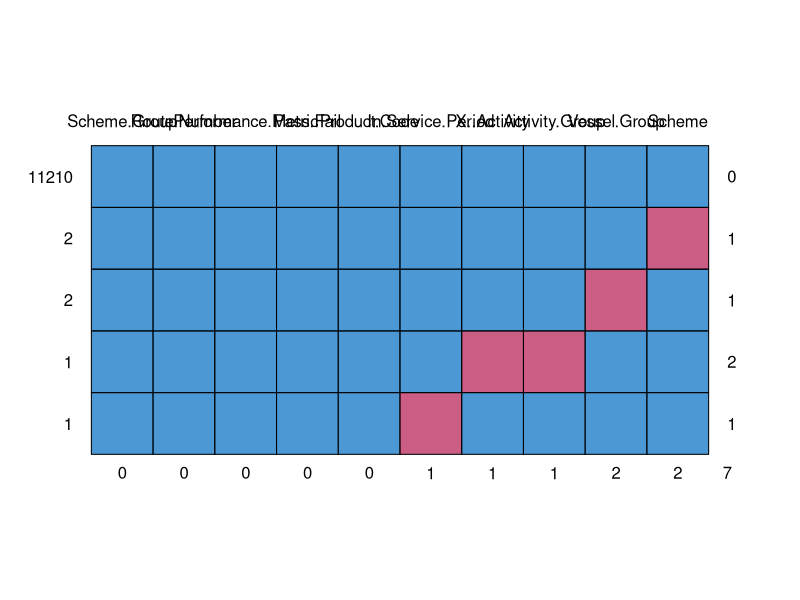
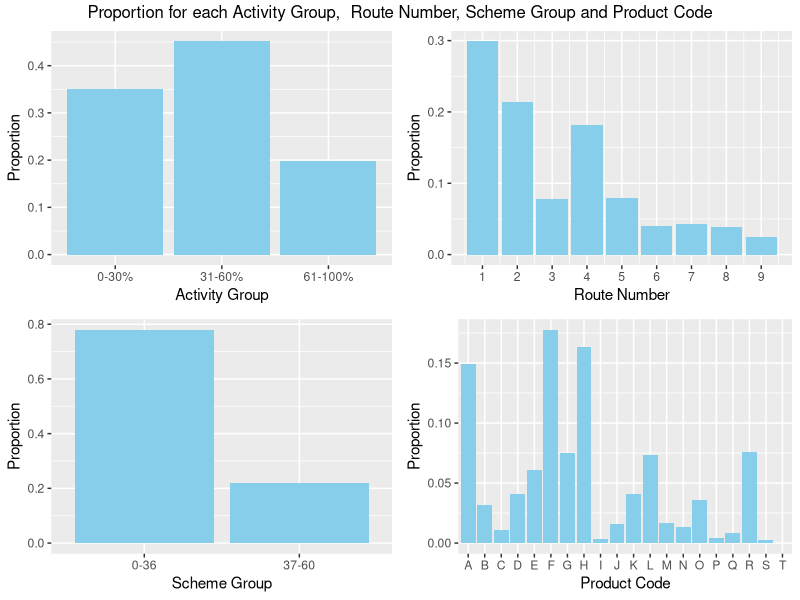
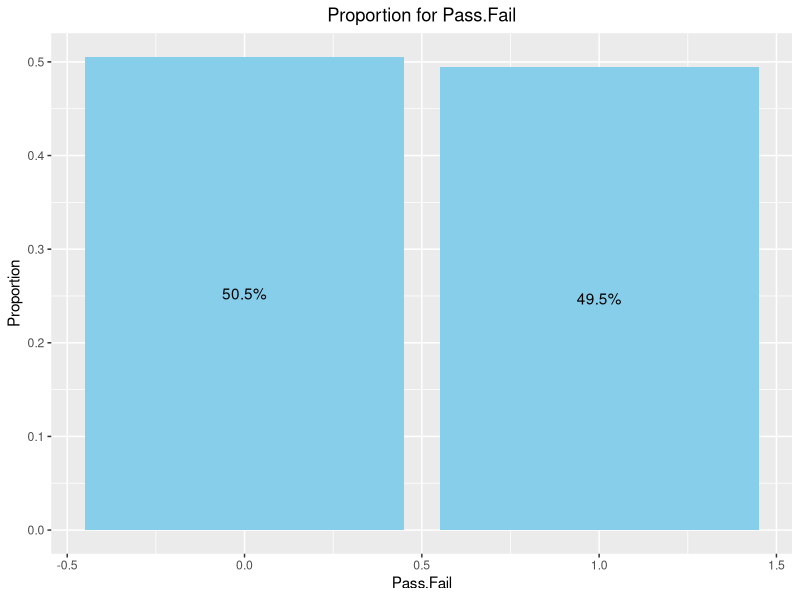
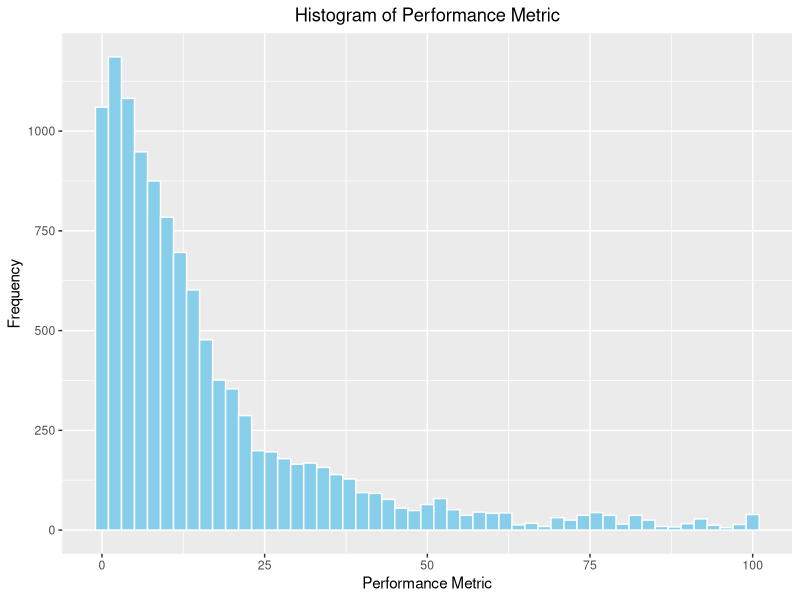
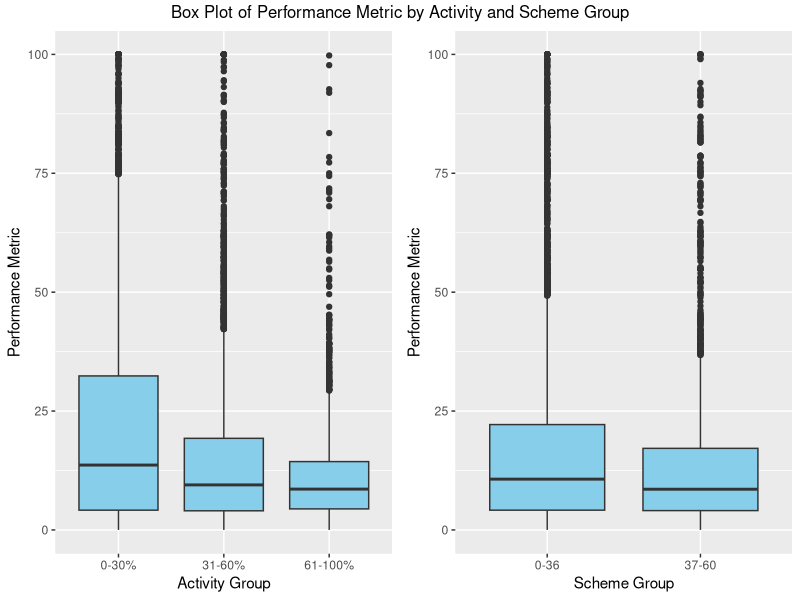
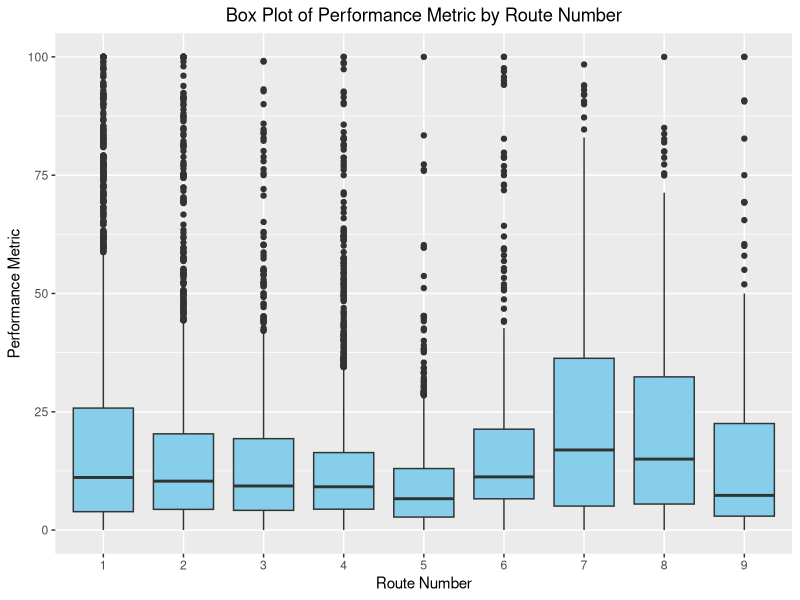
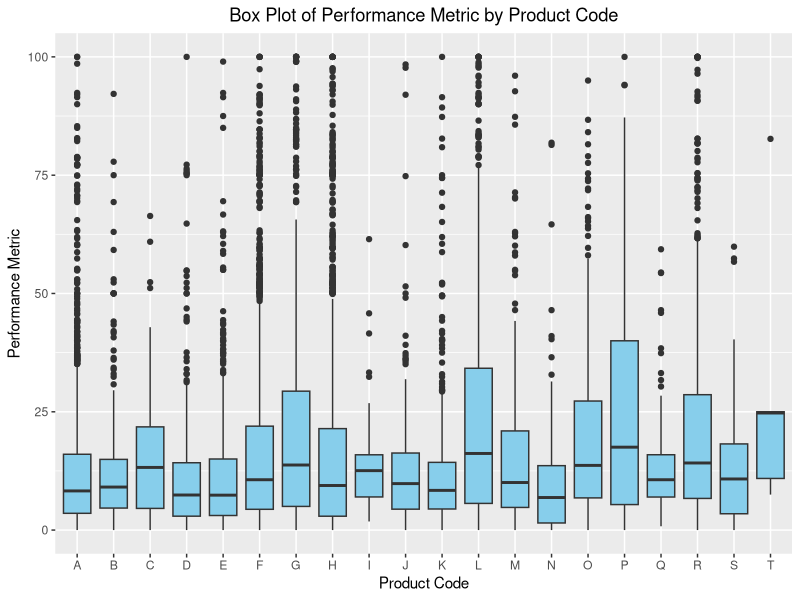
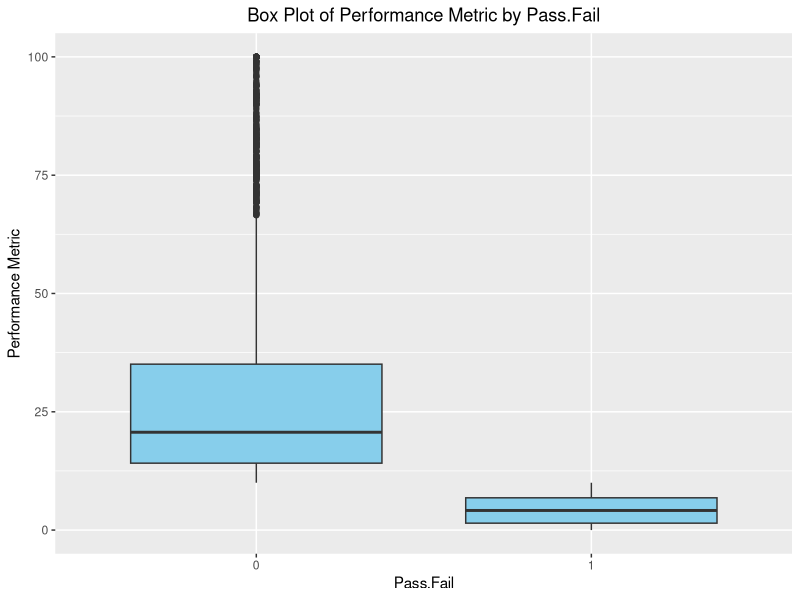

Write the R code that produced these figures, in order. (Note: a time limit stopped this script after it produced the figures.)
## ---- chunk 1
# read the raw data 
# (the data file should locate in the same folder with this code file)
data <- read.csv("RAWdataforEdinburghMasters1.csv")
## ---- chunk 2
# Displays a overview of the dataset's structure, including variable types, sample values, unique levels, and any missing data.
str(data)
## ---- chunk 3
require(mice)

# Generate a missing data pattern plot for specific columns in the dataset, highlighting the presence of missing values across selected variables
md.pattern(data[c('Vessel.Group','Scheme','Scheme.Group','In.Service.Period',
                  'Route.Number','X..Activity','Activity.Group','Performance.Metric','Pass.Fail','Product.Code')])
## ---- chunk 4
# Extract the complete cases for analysis
data <-  cc(data)
# unique(data$Activity.Group)

# Convert the type of the Activity.Group as the factor with increasing order level
data$Activity.Group <- factor(data$Activity.Group, levels=c("0-30%", "31-60%", "61-100%"))

## ---- chunk 5
library(dplyr)

# Remove inconsistent row
# Scheme & Scheme.Group
data <- subset(data, (Scheme >= 0 & Scheme <= 36 & Scheme.Group == "0-36") |
                     (Scheme >= 37 & Scheme <= 60 & Scheme.Group == "37-60"))


# X..Activity & Activity.Group
data <- subset(data, (X..Activity >= 0 & X..Activity <= 30 & Activity.Group == "0-30%") |
                     (X..Activity > 30 & X..Activity <= 60 & Activity.Group == "31-60%") |
                     (X..Activity > 60 & Activity.Group == "61-100%"))
# only select out the column we will use later
data <- data %>% select(-c(X,Unique.Identifier,X..Activity)) # Scheme
## ---- chunk 6
library(ggplot2)
library(gridExtra)

# Description: This function calculates the proportion of occurrences for unique values in the specified column.
# Input:
#   - data: The dataset containing the relevant data.
#   - colname: The name of the column for which the proportion needs to be calculated.
# Output: A summarized dataframe with unique values and their corresponding proportions.
# Usage example: proportion(data, Activity.Group)
proportion <- function(data,colname){
  # Group the data by the specified column and calculate the proportion of each unique value
  prop_df <- data %>%
    group_by({{ colname }}) %>%
    summarise(Proportion = n() / nrow(data))
  return(prop_df)
}


# visualize the proportions of each 'Activity Group' category 
AG_prop <- ggplot(proportion(data, Activity.Group), 
       aes(x = Activity.Group, y = Proportion, fill = Activity.Group)) +
  geom_bar(stat = "identity", fill ="skyblue") +
  labs(x = "Activity Group",
       y = "Proportion")

# visualize the proportions of each 'Route Number' category 
RN_prop <- ggplot(proportion(data, Route.Number), 
       aes(x = Route.Number, y = Proportion, fill = Route.Number)) +
  geom_bar(stat = "identity", fill ="skyblue") +
  labs(x = "Route Number",
       y = "Proportion") +
  scale_x_continuous(breaks = 1:9)
# grid.arrange(AG_prop, RN_prop, ncol = 2)

# visualize the proportions of each 'Product Code' category 
product_prop <- ggplot(proportion(data, Product.Code), 
       aes(x = Product.Code, y = Proportion, fill = Product.Code)) +
  geom_bar(stat = "identity", fill ="skyblue") +
  labs(x = "Product Code",
       y = "Proportion") +
  scale_x_discrete(labels = toupper(unique(data$Product.Code)[order(unique(data$Product.Code))]))
 
# visualize the proportions of each 'Scheme Group' category 
SG_prop <- ggplot(proportion(data, Scheme.Group), 
       aes(x = Scheme.Group, y = Proportion, fill = Scheme.Group)) +
  geom_bar(stat = "identity", fill ="skyblue") +
  labs(x = "Scheme Group",
       y = "Proportion")
# grid.arrange(product_prop, SG_prop, ncol = 2)


# Arrange the 4 plots in a 2-column grid layout for comparison
grid.arrange(AG_prop, RN_prop, SG_prop, product_prop, ncol = 2, top = "Proportion for each Activity Group,  Route Number, Scheme Group and Product Code")

# ggplot(data, aes(x = Route.Number)) +
#   geom_bar(stat = "count", fill = "blue") +
#   labs(title = "Proportion of Data Records for Each Activity Group",
#        x = "Activity Group",
#        y = "Count")


# visualize the proportions of each 'Pass.Fail' category 
ggplot(proportion(data, Pass.Fail), 
       aes(x = Pass.Fail, y = Proportion, fill = Pass.Fail)) +
  geom_bar(stat = "identity", fill = "skyblue") +
  geom_text(aes(label = scales::percent(Proportion)), 
            position = position_stack(vjust = 0.5), color = "black") +
  labs(x = "Pass.Fail",
       y = "Proportion") +
  ggtitle("Proportion for Pass.Fail") +
  theme(plot.title = element_text(hjust = 0.5)) 


## ---- chunk 7
# visualize the distribution of 'Performance.Metric' values.
ggplot(data, aes(x = Performance.Metric)) +
  geom_histogram(binwidth = 2, fill = "skyblue", color = "white") +
  labs(x = "Performance Metric", y = "Frequency", title = "Histogram of Performance Metric") +
  theme(plot.title = element_text(hjust = 0.5)) 
## ---- chunk 8
# Box Plot of Performance Metric by Activity Group
PM_AG <- ggplot(data, aes(x = Activity.Group, y = Performance.Metric)) +
  geom_boxplot(fill = "skyblue") +
  labs(x = "Activity Group",
       y = "Performance Metric")


# Box Plot of Performance Metric by Scheme Group
PM_SG <- ggplot(data, aes(x = Scheme.Group, y = Performance.Metric)) +
  geom_boxplot(fill = "skyblue") +
  labs(x = "Scheme Group",
       y = "Performance Metric")

grid.arrange(PM_AG, PM_SG, ncol = 2, top = "Box Plot of Performance Metric by Activity and Scheme Group")


# Box Plot of Performance Metric by Route Number
ggplot(data, aes(x = as.factor(Route.Number), y = Performance.Metric)) +
  geom_boxplot(fill = "skyblue") +
  labs(title = "Box Plot of Performance Metric by Route Number",
       x = "Route Number",
       y = "Performance Metric") +
  theme(plot.title = element_text(hjust = 0.5)) 


# Box Plot of Performance Metric by Product Code
ggplot(data, aes(x = toupper(Product.Code), y = Performance.Metric)) +
  geom_boxplot(fill = "skyblue") +
  labs(title = "Box Plot of Performance Metric by Product Code",
       x = "Product Code",
       y = "Performance Metric") +
  theme(plot.title = element_text(hjust = 0.5)) 

# Box Plot of Performance Metric by Pass.Fail
ggplot(data, aes(x = as.factor(Pass.Fail), y = Performance.Metric)) +
  geom_boxplot(fill = "skyblue") +
  labs(title = "Box Plot of Performance Metric by Pass.Fail",
       x = "Pass.Fail",
       y = "Performance Metric") +
  theme(plot.title = element_text(hjust = 0.5)) 


## ---- chunk 9
# Description: This function calculates the count of data points for each combination 
#              of specified columns in a given dataframe. It provides a way to summarize 
#              and aggregate data based on the specified column combinations. 

# Inputs:
#   - data: A dataframe containing all data points.
#   - full_combinations: A dataframe containing all the combinations across all 
#                        the variable you want to do the grouping for.

# Output:
#   A dataframe with columns representing the specified combinations of columns 
#   and their corresponding counts.

grouped_counting <- function(data, full_combinations){
  # Group the data by the columns of full_combinations and calculate the count for each group
  counting_df <- data %>%
    group_by(across(colnames(full_combinations))) %>%
    summarise(count = n(), .groups = "drop")

  # Merge the counting information for existing combinations into the full combination table
  counting_df <- left_join(full_combinations, counting_df,
                           by=c(colnames(full_combinations)))
  
  # Replace NA values (representing non-existing combinations) with 0 count
  counting_df[which(is.na(counting_df$count)), "count"] <- 0
  
  return(counting_df)
}
## ---- chunk 10

# Create a table with all combinations of 20 products, 9 routes and 3 activity groups 
full_combinations1 <- expand.grid(Product.Code = unique(data$Product.Code),
                                  Route.Number = unique(data$Route.Number),
                                  Activity.Group = unique(data$Activity.Group))

# count the occurrence of each unqiue combination in the dataset
grouped_counts1 <- grouped_counting(data, full_combinations1)

## ---- chunk 11
# Impute data based on activity group
# 
# Description: This function performs data imputation to fill in missing information 
#              for the specified activity group. The purpose is to impute positive data 
#              from lower activity groups when data is missing for higher activity groups
#              within the same (product, route) combination.
#
# Inputs:
#   - data: The dataset containing related data.
#   - product: The code representing the product.
#   - route: The route number.
#   - activity_group: The activity group for which data needs to be imputed.
#
# Output:
#   - imputed_df: A data frame containing imputed data for the specified activity group,
#                 based on positive data from lower activity groups.
#
# Note:
#   - The function assumes that the input dataset 'data' has columns named 'Route.Number',
#     'Product.Code', 'Activity.Group', 'Pass.Fail', 'Vessel.Group', and 'Scheme.Group'.
#   - The function performs data imputation by utilizing positive results from lower activity groups.
#   - If there are existing positive results for the specified activity group, those are also included.
#   - The function ensures that duplicated or redundant data is not included in the imputed data.
#
# Example usage:
#   imputed_data <- by_activity(dataset, "a", 1, "61-100%")

by_activity <- function(data, product, route, activity_group){
  imputed_df <- data.frame()
  
  if (activity_group == "31-60%"){
    # for 31-60% activity group impute positive data from 0-30% activity group with the same 
    # (product, route, activity_group)
    imputed_df <- subset(data, Route.Number == route & 
                               Product.Code == product & 
                               Activity.Group == "0-30%" & 
                               Pass.Fail == 1)
  }
  
  if (activity_group == "61-100%"){
    # for 61-100% activity group impute positive data from 31-60% activity group with the same 
    # (product, route, activity_group)
    imputed_df <- subset(data, Route.Number == route & 
                               Product.Code == product & 
                               Activity.Group == "31-60%" & 
                               Pass.Fail == 1)
  } 
  # existing positive data for current (Route.Number, Product.Code, Activity.Group)
  existing_data <- subset(data, Route.Number == route & 
                                Product.Code == product & 
                                Activity.Group == activity_group & 
                                Pass.Fail == 1)
  
  # if there are positive results from the lower activity group,
  # use these data for the imputed data for current activity group by changing the Activity.Group
  if (nrow(imputed_df) != 0) {
    # read up the imputed data to current Activity.Group
    imputed_df["Activity.Group"] <- activity_group
    if (nrow(existing_data) != 0) {
      
      # only do the imputation for the not existing combination
      # remove all already existing data from the imputed dataframe
      imputed_df <- anti_join(imputed_df, existing_data, 
                              by = c("Vessel.Group", "Route.Number", "Activity.Group",
                                     "Product.Code", "Scheme.Group"))
    }
  }
  return (imputed_df)
}


## ---- chunk 12
# for activity group == 31-60% & 61-100%
AG23 <- subset(grouped_counts1, count < 10 & (Activity.Group == "31-60%" | Activity.Group == "61-100%"))

# Do the imputation by activity 
imputed_by_activity <- data.frame()
for (i in 1:nrow(AG23)){
  imputed_df <- by_activity(data, 
                            AG23$Product.Code[i], AG23$Route.Number[i], AG23$Activity.Group[i])
  
  imputed_by_activity <- rbind(imputed_by_activity, imputed_df)
}


# combine the imputed values with original data
data1 <- rbind(data, imputed_by_activity)
data1;imputed_by_activity
## ---- chunk 13
# Create a table with all combinations of 20 products, 9 routes, 3 activity groups and 2 Scheme Groups
full_combinations2 <- expand.grid(Product.Code = unique(data$Product.Code),
                                  Route.Number = unique(data$Route.Number),
                                  Activity.Group = unique(data$Activity.Group),
                                  Scheme.Group = unique(data$Scheme.Group))
# do the counting for all unique combinations (Product.Code, Route.Number, Activity.Group, Scheme.Group)
grouped_counts2 <- grouped_counting(data1, full_combinations2)

# by time can only be applied to 37-60 scheme group
by_time_groups_37_60 <- subset(grouped_counts2, count < 10 & Scheme.Group == "37-60")
by_time_groups_37_60
## ---- chunk 14
# Filter data for "Scheme.Group" 0-36
SG1 <- subset(data1, Scheme.Group == "0-36") #& Pass.Fail == 1

# Filter data for "Scheme.Group" 37-60
SG2 <- subset(data1, Scheme.Group == "37-60") # & Pass.Fail == 1

training_data <- inner_join(SG1,SG2, 
          by = c("Vessel.Group","In.Service.Period","Route.Number","Activity.Group","Product.Code"))

hist(log(training_data$Performance.Metric.y))
plot(training_data$Performance.Metric.y, training_data$Performance.Metric.x)
## check
# subset(training_data,Vessel.Group == "Bulker"& In.Service.Period == 34 & 
#          Route.Number == 4 &Activity.Group =="31-60%" &Product.Code=="o")

# linear model for imputation by time
lm_time <- lm(Performance.Metric.y ~ Vessel.Group + In.Service.Period + Route.Number + 
                                     Activity.Group + Product.Code + Performance.Metric.x,
              data = training_data)
summary(lm_time)
# model checking
par(mfrow=c(2,2))
plot(lm_time, 1); plot(lm_time, 2); plot(lm_time, 3); plot(lm_time, 4)

by_time1 <- function(data, product, route, activity_group, lm_model){
  
  
  imputed_df <- data.frame()
  # only can do the inference for the product existing in the training dataset
  if (product %in% unique(training_data$Product.Code)){
    # filter out Scheme.Group == "0-36" data for current (product, route, activity group)
    new_data <- subset(data, Scheme.Group == "0-36" &
                             Product.Code == product & 
                             Route.Number == route &
                             Activity.Group == activity_group &
                             Vessel.Group %in% unique(training_data$Vessel.Group))
    if (nrow(new_data) != 0){
      # change the name of new dataframe with the same format with the linear model
      names(new_data)[names(new_data) == "Performance.Metric"] <- "Performance.Metric.x"
      
      # make the prediction for Performance.Metric.y for 37-60
      predicted_value <- predict(lm_model, newdata = new_data)
      # remove the performance for "0-36"
      imputed_by_time_df <- new_data %>% select(-c(Performance.Metric.x)) 
      # add new prediction values to the dataframe
      imputed_by_time_df['Performance.Metric'] = predicted_value
      imputed_by_time_df['Scheme.Group'] = "37-60"
      imputed_df <- rbind(imputed_df,imputed_by_time_df)
      
      
      # existing positive data for given (Route.Number, Product.Code, Activity.Group)
      existing_data <- subset(data, Scheme.Group == "37-60" &
                                    Product.Code == product & 
                                    Route.Number == route & 
                                    Activity.Group == activity_group &
                                    Pass.Fail == 1)
      if (nrow(existing_data) != 0){
        # remove existing combination from imputed dataframe
        imputed_df <- anti_join(imputed_df, existing_data, 
                                by = c("Vessel.Group", "Route.Number", "Activity.Group",
                                       "Product.Code", "Scheme.Group"))
      }
    }
  } 
  return(imputed_df)
}
## ---- chunk 15
# Calculate Mean Difference between Scheme Groups or Products
# 
# This function calculates the mean difference between two specific scheme groups (0-36 and 37-60)
# or between two specific products, based on performance metric data. The function first filters
# the input dataset to retrieve the relevant records for the specified comparison, either between
# scheme groups or between products. It then calculates the mean difference of the performance
# metrics for the selected records.
#
# Inputs:
#   - data: The dataset containing the performance metric data for various groups and products.
#   - diff_products: (Optional) A vector of two product codes to compare. If not provided,
#                    the function will compare the mean difference between scheme groups.
#
# Output:
#   - mean_diff: The calculated mean difference between performance metrics of the specified
#                scheme groups or products. Returns NA if no matching records are found.
#
# Note:
#   - The function assumes that the input dataset 'data' has columns named 'Vessel.Group',
#     'Route.Number', 'Activity.Group', 'Product.Code', 'Scheme.Group', 'Performance.Metric.x',
#     and 'Performance.Metric.y'.
#   - When 'diff_products' is NULL, the function calculates the difference between scheme groups.
#   - When 'diff_products' is provided, the function calculates the difference between products.
#   - The function uses the 'inner_join' function to merge the relevant data for comparison.
#
# Example usage:
#   # Calculate mean difference between 0-36 and 37-60 scheme groups
#   diff_mean_scheme <- mean_difference(dataset, NULL)
#
#   # Calculate mean difference between two specific products
#   diff_mean_products <- mean_difference(dataset, c("a", "b"))

# use group1 to infer group2
mean_difference <- function(data, diff_products){
  # calculate the mean of difference between 2 scheme group (0-36 & 37-60)
  if (is.null(diff_products)) {
    # Filter data for "Scheme.Group" 0-36
    group1 <- subset(data, Scheme.Group == "0-36") # & Pass.Fail == 1
    # Filter data for "Scheme.Group" 37-60
    group2 <- subset(data, Scheme.Group == "37-60") # & Pass.Fail == 1
    
    # the data with the performance record for both 2 groups (0-36 & 37-60 scheme group)
    # with same ("Vessel.Group","Route.Number","Activity.Group", "Product.Code") 
    same_combinations <- inner_join(group1, group2, 
              by = c("Vessel.Group","Route.Number","Activity.Group","Product.Code"))
  }
  # calculate the mean of difference between 2 products 
  else{
    # Filter data for the first product
    group1 <- subset(data, Product.Code == diff_products[1])
    # Filter data for the second product
    group2 <- subset(data, Product.Code == diff_products[2])
    
    # the data with the performance record for both 2 groups (2 products) 
    # with same ("Vessel.Group","Route.Number","Activity.Group") 
    same_combinations <- inner_join(group1, group2, 
              by = c("Vessel.Group","Route.Number","Activity.Group","Scheme.Group"))
  }
  
  if (nrow(same_combinations) == 0) return (NA)
  # difference: PM in 37-60 in PM in 0-36
  mean_diff <- mean(same_combinations$Performance.Metric.y - same_combinations$Performance.Metric.x)
  return(mean_diff)
}
## ---- chunk 16
# Impute Data for a Different Time Period based on Mean Difference
# 
# This function imputes performance data for a different time period, specifically for the
# scheme group "37-60", based on the provided mean difference. The function first checks if
# there exist positive records for the scheme group "0-36" with the same combination of
# ("Route.Number", "Product.Code", "Activity.Group"). If positive records exist, the function
# calculates the imputed performance metric for the scheme group "37-60" using the mean difference
# and applies constraints to keep the imputed metric within a valid range (0 to 100). The function
# also removes any existing positive data from the imputed dataframe to prevent duplicates.
#
# Inputs:
#   - data: The dataset containing the original performance metric data.
#   - product: The product code for which data is being imputed.
#   - route: The route number for which data is being imputed.
#   - activity_group: The activity group for which data is being imputed.
#   - mean_diff: The mean difference to be applied to the imputed performance metric.
#
# Output:
#   - imputed_df: A data frame containing the imputed performance data for the scheme group "37-60"
#                 based on the provided mean difference.
#
# Note:
#   - The function assumes that the input dataset 'data' has columns named 'Vessel.Group',
#     'Route.Number', 'Activity.Group', 'Product.Code', 'Scheme.Group', 'Performance.Metric',
#     and 'Pass.Fail'.
#   - The function calculates the imputed performance metric by adding the mean difference to the
#     performance metric of the scheme group "0-36".
#   - The imputed performance metric is constrained to be within the valid range of 0 to 100.
#   - The function removes any existing positive data for the same combination of attributes
#     from the imputed dataframe to avoid duplicates.
#
# Example usage:
#   imputed_data <- by_time(dataset, "a", 1, "31-60%", 5)
by_time <- function(data, product, route, activity_group, mean_diff){
  imputed_df <- data.frame()
  
  # if exist the positive scheme group 0-36 with the same (Route.Number, Product.Code, Activity.Group)
  imputed_df <- subset(data, Scheme.Group == "0-36" &
                             Product.Code == product & 
                             Route.Number == route & 
                             Activity.Group == activity_group )
  # print(imputed_df)
  # existing positive data for given (Route.Number, Product.Code, Activity.Group)
  existing_data <- subset(data, Scheme.Group == "37-60" &
                                Product.Code == product & 
                                Route.Number == route & 
                                Activity.Group == activity_group &
                                Pass.Fail == 1)
  if (nrow(imputed_df) != 0){
    imputed_df['Scheme.Group'] <- "37-60"
    imputed_df['Performance.Metric'] <- imputed_df['Performance.Metric'] + mean_diff
    # avoid overflowing
    imputed_df <- imputed_df %>%
          mutate(Performance.Metric = pmax(0, pmin(100, Performance.Metric + mean_diff)))
    if (nrow(existing_data) != 0){
        # remove existing combination from imputed dataframe
        imputed_df <- anti_join(imputed_df, existing_data, 
                                by = c("Vessel.Group", "Route.Number", "Activity.Group",
                                       "Product.Code", "Scheme.Group"))
      }
    
  }
  return(imputed_df)
}


## ---- chunk 17
# Do the imputation for the 37-60 scheme group
imputed_by_time <- data.frame()
for(i in 1:nrow(by_time_groups_37_60)){
  imputed_df <- by_time(data1, by_time_groups_37_60$Product.Code[i],
                               by_time_groups_37_60$Route.Number[i],
                               by_time_groups_37_60$Activity.Group[i],
                        mean_difference(data1, NULL))
  imputed_by_time <- rbind(imputed_by_time, imputed_df)
}
# combine the imputed values with new dataset
data2 <- rbind(data1,imputed_by_time)
data2;imputed_by_time
## ---- chunk 18
# do the counting again for all unique combinations (Product.Code, Route.Number, Activity.Group, Scheme.Group)
grouped_counts3 <- grouped_counting(data2, full_combinations2)

# select out the groups that still need the imputation
need_to_impute_groups <- subset(grouped_counts3, count < 10)
need_to_impute_groups
## ---- chunk 19
# Function: impute the performance of current "product" by providing the same, worse
#           and/or better product performance, store all imputation data into a dataframe 
# product: the product code of current product you want to impute
# searching_df: the searching dataframe with the available data for imputation
# same: the product code which has the same performance with current "product";
#       if the same product does not exist, input "none"
# min: the product code(s) which have worse performance than current "product";
#      if worse product(s) do not exist, input "none"
# max: the product code(s) which have better performance than current "product";
#      if better product(s) do not exist, input "none"

impute_product <- function(product, searching_df, same, min, max){
  imputed_df <- data.frame()
  set.seed(123)
  
  if (sum(same == "none",min == "none",max == "none") == 3){
    # print ("need to use other methods")
    return (imputed_df)
  }
  
  if (same != "none"){
    # find out all the positive results of the product have the same performance than current product
    same_df <- subset(searching_df, Product.Code == same & Pass.Fail == 1)
    # there exist the positive records with the same performance of current product
    if (nrow(same_df) != 0){
      # copy the df of the product with same performance and change the Product.Code directly 
      same_df["Product.Code"] <- product
      imputed_df <- rbind(imputed_df, same_df)
      # return (imputed_df)
    }
  }
  
  # there doesn't exist the positive records with the same performance of current product
  if (sum(min == "none") == 0){
    # find out all the positive results of the product(s) have worse performance than current product
    min_df <- subset(searching_df, Product.Code %in% min & Pass.Fail == 1)
    # there is the worse performance (largest PM) of current product can be used for imputation
    if (nrow(min_df) != 0){
      new_df <- min_df %>%
        mutate(Performance.Metric = runif(n = n(), min = 0, max = Performance.Metric),
               Product.Code = product)
      
      imputed_df <- rbind(imputed_df, new_df)
    }
    # # no worse performance can be used to impute
    # else{
    #   print("need to use other methods")
    # }
  }
  
  if (sum(max == "none") == 0){
    # find out all the positive results of the product(s) have better performance than current product
    max_df <- subset(searching_df, Product.Code %in% max & Pass.Fail == 1)
    # there is the best performance (smallest PM) of current product can be used for imputation
    if (nrow(max_df) != 0){
      new_df <- max_df %>%
        mutate(Performance.Metric = runif(n = n(), min = Performance.Metric, max = 100),
               Product.Code = product)
      imputed_df <- rbind(imputed_df, new_df)
    }
    # # no better performance can be used to impute
    # else{
    #   print("need to use other methods")
    # }
  }
  
  return (imputed_df)
}

# ## test
# product = "s"
# min = c("p","g")
# searching_df <- subset(data, Activity.Group == "0-30%" & Route.Number == 4)
# 
# set.seed(123)
# # find out all the positive results of the product(s) have the same performance than current product
# min_df <- subset(searching_df, Product.Code == min & Pass.Fail == 1)
# # the same performance (same PM) of current product
# min_df %>%
#         mutate(Performance.Metric = runif(n = n(), min = 0, max = Performance.Metric),
#                Product.Code = product)

## ---- chunk 20
# Function: impute the performance of current "product" by corresponding product rules 
# product: the product code of current product you want to impute
# searching_df: the searching dataframe with the available data for imputation
by_product1 <- function(data, product, route, activity_group, scheme_group){
  # check the invalidation of the input of product code
  if (product %in% unique(data$Product.Code) == FALSE){
    print("The product code is incorrect.")
    return(data.frame())
  }
  
  # E or J or R or T
  if (product == "e" | product == "j" | product == "r" | product == "t"){
    # print ("need to use other methods")
    return(data.frame())
  }
  
  searching_df <- subset(data, Route.Number == route &
                               Activity.Group == activity_group &
                               Scheme.Group == scheme_group)
  
  
  # A = M < N
  if (product == "a"){
    imputed_df <- impute_product(product, searching_df, "m", "none", "n")
  }
  # B = I
  if (product == "b"){
    imputed_df <- impute_product(product, searching_df, "i", "none", "none")
  }
  # L < C = H < F = O
  if (product == "c"){
    imputed_df <- impute_product(product, searching_df, "h", "l", c("f","o"))
  }
  # D = I < K
  if (product == "d"){
    imputed_df <- impute_product(product, searching_df, "i", "none", "k")
  }  
  # L < C = H < F = O
  if (product == "f"){
    imputed_df <- impute_product(product, searching_df, "o", c("c","h"), "none")
  } 
  # G < S
  if (product == "g"){
    imputed_df <- impute_product(product, searching_df, "none", "none", "s")
  } 
  # L < C = H < F = O
  if (product == "h"){
    imputed_df <- impute_product(product, searching_df, "c", "l", c("f","o"))
  } 
  # I
  if (product == "i"){
    # if D exist, I = D < K
    if ("d" %in% unique(searching_df$Product.Code)){
      imputed_df <- impute_product(product, searching_df, "d", "none", "k")
    }
    # If no data for Product D, I = B < K
    else {
      imputed_df <- impute_product(product, searching_df, "b", "none", "k")
    }
  } 
  # K
  if (product == "k"){
    imputed_df <- impute_product(product, searching_df, "none", c("i","d","b"), "none")
  } 
  # L < C = H < F = O
  if (product == "l"){
    imputed_df <- impute_product(product, searching_df, "none", "none", c("c","h"))
  } 
  # M = A < N
  if (product == "m"){
    imputed_df <- impute_product(product, searching_df, "a", "none", "n")
  } 
  # N > A = M
  if (product == "n"){
    imputed_df <- impute_product(product, searching_df, "none", c("a","m"), "none")
  } 
  # O = F > H = C
  if (product == "o"){
    imputed_df <- impute_product(product, searching_df, "f", "none", c("c","h"))
  } 
  # P < S
  if (product == "p"){
    imputed_df <- impute_product(product, searching_df, "none", "none", "s")
  } 
  # Q < N
  if (product == "q"){
    imputed_df <- impute_product(product, searching_df, "none", "none", "n")
  } 
  # S
  if (product == "s"){
    imputed_df <- impute_product(product, searching_df, "none", c("p","g"), "none")
  } 
  
  
  # existing data for given (Route.Number, Product.Code, Activity.Group)
  existing_data <- subset(searching_df, Product.Code == product & Pass.Fail == 1)
  if (nrow(imputed_df) & nrow(existing_data) != 0){
    # remove existing combination from imputed dataframe
    imputed_df <- anti_join(imputed_df, existing_data, 
                            by = c("Vessel.Group", "Route.Number", "Activity.Group",
                                   "Product.Code", "Scheme.Group"))
  }
  
  return (imputed_df)
}
## ---- chunk 21
# Impute Data based on Equal Performance Rules and Different Product
# 
# This function imputes performance data for a specified product based on the performance of another
# product that has the same performance characteristics. The function identifies records from the
# 'equal_product' that match the specified 'scheme_group', 'route', 'activity_group', and 'Pass.Fail' status.
# It then applies the attributes of the target 'product' to the imputed data. This approach assumes that
# products with similar performance characteristics have comparable results for the same conditions.
#
# Inputs:
#   - data: The dataset containing the original performance metric data.
#   - product: The product code for which data is being imputed.
#   - route: The route number for which data is being imputed.
#   - activity_group: The activity group for which data is being imputed.
#   - scheme_group: The scheme group used to filter data for both products.
#   - equal_product: The product code of the reference product with similar performance characteristics.
#
# Output:
#   - imputed_df: A data frame containing the imputed performance data for the specified product,
#                 based on the performance of the reference product.
#
# Note:
#   - The function assumes that the input dataset 'data' has columns named 'Vessel.Group',
#     'Route.Number', 'Activity.Group', 'Product.Code', 'Scheme.Group', 'Performance.Metric',
#     and 'Pass.Fail'.
#   - The function identifies records from the 'equal_product' that match the specified criteria
#     and copies the attributes of the target 'product' to the imputed data.
#   - The function removes any existing positive data for the specified attributes from the
#     imputed dataframe to prevent duplicates.
#
# Example usage:
#   imputed_data <- equal_rules(dataset, "a", 1, "61-100%", "37-60", "b")
equal_rules <- function(data, product, route, activity_group, scheme_group, equal_product){
  
  # obtain the interpolated data from the product with the same performance
  imputed_df <- subset(data, Product.Code == equal_product &
                             Scheme.Group == scheme_group &
                             Route.Number == route & 
                             Activity.Group == activity_group &
                             Pass.Fail == 1)
  
  existing_data <- subset(data, Product.Code == product &
                                Scheme.Group == scheme_group &
                                Route.Number == route & 
                                Activity.Group == activity_group &
                                Pass.Fail == 1)
  
  if (nrow(imputed_df) != 0){
    imputed_df["Product.Code"] <- product
    if (nrow(existing_data) != 0){
      # remove existing combination from imputed dataframe
      imputed_df <- anti_join(imputed_df, existing_data, 
                              by = c("Vessel.Group", "Route.Number", "Activity.Group",
                                     "Product.Code", "Scheme.Group"))
    }
  }
  return (imputed_df)
}
## ---- chunk 22
# Impute Data for Different Products with Relative Differences
# 
# This function imputes performance data for a specified product based on relative differences
# observed in the performance of other products with similar attributes. The function iterates
# through the list of 'relative_products' and checks for interpolated data matching the criteria
# of the current relative product. It then calculates the mean difference between the current
# relative product and the target 'product' with the same attributes. If the mean difference is
# available, it applies this difference to the imputed data of the relative product and stores
# it in the output dataframe 'imputed_df'. The function can help account for relative performance
# variations between different products.
#
# Inputs:
#   - data: The dataset containing the original performance metric data.
#   - product: The target product code for which data is being imputed.
#   - route: The route number for which data is being imputed.
#   - activity_group: The activity group for which data is being imputed.
#   - scheme_group: The scheme group used to filter data.
#   - relative_products: A vector of product codes representing relative products to compare.
#
# Output:
#   - imputed_df: A data frame containing the imputed performance data for the specified product,
#                 based on relative differences observed in other products.
#
# Note:
#   - The function assumes that the input dataset 'data' has columns named 'Vessel.Group',
#     'Route.Number', 'Activity.Group', 'Product.Code', 'Scheme.Group', 'Performance.Metric',
#     and 'Pass.Fail'.
#   - The function iterates through each 'relative_product' to identify matching interpolated
#     data and calculate the mean difference using the 'mean_difference' function.
#   - If the mean difference is available and valid, the function applies this difference to
#     the imputed data of the current relative product.
#   - The imputed performance metric is constrained to be within the valid range of 0 to 100.
#   - The function removes any existing positive data for the specified attributes from the
#     imputed dataframe to prevent duplicates.
#
# Example usage:
#   relative_imputed_data <- unequal_rules(dataset, "a", 1, "61-100%", "37-60", c("b", "c"))
unequal_rules <- function(data, product, route, activity_group, scheme_group, relative_products){
  imputed_df <- data.frame()
  
  existing_data <- subset(data, Scheme.Group == "37-60" &
                                Product.Code == product &
                                Route.Number == route & 
                                Activity.Group == activity_group &
                                Pass.Fail == 1)
  
  # for all relative prodcuts of current product
  for (i in 1:length(relative_products)){
    curr_rel_product <- relative_products[i]
    # obtain the interpolated data from current relative products
    curr_imputed_df <- subset(data, Product.Code == curr_rel_product &
                                    Scheme.Group == "37-60" &
                                    Route.Number == route & 
                                    Activity.Group == activity_group &
                                    Pass.Fail == 1)
    if (nrow(curr_imputed_df) != 0) {
      curr_imputed_df["Product.Code"] <- product
        
      # mean of the difference between current relative product and product 
      # with the same (Vessel.Group, Activity.Group, Route.Number, Scheme.Group)
      mean_diff <- mean_difference(data,c(curr_rel_product, product))
      
      # if we cannot obtain the mean of difference of current relative product and product with the same vessel profile from the data
      if(is.na(mean_diff)) next # skip current relative product
      else{
        curr_imputed_df <- curr_imputed_df %>%
          mutate(Performance.Metric = pmax(0, pmin(100, Performance.Metric + mean_diff)))
        
        if (nrow(existing_data) != 0){
          # remove existing combination from imputed dataframe
          curr_imputed_df <- anti_join(curr_imputed_df, existing_data, 
                                  by = c("Vessel.Group", "Route.Number", 
                                         "Activity.Group", "Product.Code"))
        }            
      }
      imputed_df <- rbind(imputed_df,curr_imputed_df)
    }
  }
  return (imputed_df)
}

## ---- chunk 23
# Impute Performance Data for a Product using Corresponding Product Rules
# 
# This function imputes performance data for a specified "product" based on a set of rules that
# dictate relationships between different products. The function evaluates the provided "product"
# code and applies corresponding product rules to determine how to impute the missing data.
# It uses various auxiliary functions, including "equal_rules" and "unequal_rules," to perform
# the imputation based on different conditions and relationships.
#
# Inputs:
#   - data: The dataset containing the original performance metric data.
#   - product: The product code for which data is being imputed.
#   - route: The route number for which data is being imputed.
#   - activity_group: The activity group for which data is being imputed.
#   - scheme_group: The scheme group used to filter data for imputation.
#   - count: The count of already imputed data entries for the specified product.
#
# Output:
#   - imputed_df: A data frame containing the imputed performance data for the specified product,
#                 based on the corresponding product rules and relationships.
#
# Note:
#   - The function uses various rules based on the provided "product" code to determine how to
#     perform imputation. It considers relative performance relationships between different products.
#   - The function may use auxiliary functions like "equal_rules" and "unequal_rules" to perform
#     specific types of imputation based on the relationships between products.
#   - The function also performs checks to validate the provided "product" code and may print a
#     message if the code is incorrect or if there's a need to use alternative methods for imputation.
#   - The function aims to obtain at least 10 imputed data entries for each product, and it uses
#     different methods to achieve this count by combining rules.
#
# Example usage:
#   imputed_product_data <- by_product2(dataset, "a", 1, "61-100%", "37-60", 5)
by_product2 <- function(data, product, route, activity_group, scheme_group, count){
  # check the validation of the input of product code
  if (product %in% unique(data$Product.Code) == FALSE){
    print("The product code is incorrect.")
    return(data.frame())
  }
  
  # E or J or R or T
  if (product == "e" | product == "j" | product == "r" | product == "t"){
    # print ("need to use other methods")
    return(data.frame())
  }
  
  
  # A = M < N
  if (product == "a"){
    imputed_df <- equal_rules(data, product, route, activity_group, scheme_group, "m")
    # still need to interpolate more data by other product rules
    if (nrow(imputed_df) + count < 10){
      imputed_df2 <- unequal_rules(data, product, route, activity_group, scheme_group, "n")
      imputed_df <- rbind(imputed_df,imputed_df2)
    }
  }
  # B = I
  if (product == "b"){
    imputed_df <- equal_rules(data, product, route, activity_group, scheme_group, "i")
  }
  
  # L < C = H < F = O
  if (product == "c"){
    imputed_df <- equal_rules(data, product, route, activity_group, scheme_group, "h")
    # still need to interpolate more data by other product rules
    if (nrow(imputed_df) + count < 10){
      imputed_df2 <- unequal_rules(data, product, route, activity_group, 
                                      scheme_group, c("l","f","o"))
      imputed_df <- rbind(imputed_df,imputed_df2)
    }
  }
  
  # D = I < K
  if (product == "d"){
    imputed_df <- equal_rules(data, product, route, activity_group, scheme_group, "i")
    # still need to interpolate more data by other product rules
    if (nrow(imputed_df) + count < 10){
      imputed_df2 <- unequal_rules(data, product, route, activity_group, scheme_group, "k")
      imputed_df <- rbind(imputed_df,imputed_df2)
    }
  }  
  
  # L < C = H < F = O
  if (product == "f"){
    imputed_df <- equal_rules(data, product, route, activity_group, scheme_group, "o")
    # still need to interpolate more data by other product rules
    if (nrow(imputed_df) + count < 10){
      imputed_df2 <- unequal_rules(data, product, route, activity_group, 
                                   scheme_group, c("c","h","l"))
      imputed_df <- rbind(imputed_df,imputed_df2)
    }
  } 
  
  # G < S
  if (product == "g"){
    imputed_df <- unequal_rules(data, product, route, activity_group, scheme_group, "s")
  } 
  
  # L < C = H < F = O
  if (product == "h"){
    imputed_df <- equal_rules(data, product, route, activity_group, scheme_group, "c")
    # still need to interpolate more data by other product rules
    if (nrow(imputed_df) + count < 10){
      imputed_df2 <- unequal_rules(data, product, route, activity_group, 
                                   scheme_group, c("o","f","l"))
      imputed_df <- rbind(imputed_df,imputed_df2)
    }
  } 
  
  # I
  if (product == "i"){
    searching_df <- subset(data, Activity.Group == activity_group &
                                 Scheme.Group == scheme_group &
                                 Route.Number == route &
                                 Pass.Fail == 1)
    # if D exist, I = D < K
    if ("d" %in% unique(searching_df$Product.Code)){
      imputed_df <- equal_rules(data, product, route, activity_group, scheme_group, "d")
    }
    # If no data for Product D, I = B < K
    else {
      imputed_df <- equal_rules(data, product, route, activity_group, scheme_group, "b")
    }
    # I < K
    # still need to interpolate more data by other product rules
    if (nrow(imputed_df) + count < 10){
      imputed_df2 <- unequal_rules(data, product, route, activity_group, scheme_group, "k")
      imputed_df <- rbind(imputed_df,imputed_df2)
    }
  } 
  
  # K > I = D/B
  if (product == "k"){
    imputed_df <- unequal_rules(data, product, route, activity_group, scheme_group, c("i","d"))
  } 
  
  # L < C = H < F = O
  if (product == "l"){
    imputed_df <- unequal_rules(data, product, route, activity_group, 
                                scheme_group, c("c","h","f","o"))
  } 
  
  # M = A < N
  if (product == "m"){
    imputed_df <- equal_rules(data, product, route, activity_group, scheme_group, "a")
    # still need to interpolate more data by other product rules
    if (nrow(imputed_df) + count < 10){
      imputed_df2 <- unequal_rules(data, product, route, activity_group, scheme_group, "n")
      imputed_df <- rbind(imputed_df,imputed_df2)
    }
  } 
  
  # N > A = M
  if (product == "n"){
    imputed_df <- unequal_rules(data, product, route, activity_group, scheme_group, c("a","m"))
  } 
  
  # O = F > H = C
  if (product == "o"){
    imputed_df <- equal_rules(data, product, route, activity_group, scheme_group, "f")
    # still need to interpolate more data by other product rules
    if (nrow(imputed_df) + count < 10){
      imputed_df2 <- unequal_rules(data, product, route, activity_group, 
                                   scheme_group, c("h","c"))
      imputed_df <- rbind(imputed_df,imputed_df2)
    }
  } 
  
  # P < S
  if (product == "p"){
    imputed_df <- unequal_rules(data, product, route, activity_group, scheme_group, "s")
  } 
  
  # Q < N
  if (product == "q"){
    imputed_df <- unequal_rules(data, product, route, activity_group, scheme_group, "n")
  } 
  # S > P & S > G
  if (product == "s"){
    imputed_df <- unequal_rules(data, product, route, activity_group, scheme_group, c("p","g"))
  } 
  
  
  # existing positive data for given (Route.Number, Product.Code, Activity.Group, Scheme.Group)
  existing_data <- subset(data, Product.Code == product & 
                                Route.Number == route &
                                Activity.Group == activity_group &
                                Scheme.Group == scheme_group &
                                Pass.Fail == 1)
  if (nrow(imputed_df) & nrow(existing_data) != 0){
    # remove existing combination from imputed dataframe
    imputed_df <- anti_join(imputed_df, existing_data, 
                            by = c("Vessel.Group", "Route.Number", "Activity.Group",
                                   "Product.Code", "Scheme.Group"))
  }
  
  return (imputed_df)
}
## ---- chunk 24
# Do the imputation by product for the groups still need to be imputed
n_before_by_product <- nrow(data2)
# imputed_by_product <- data.frame()
for(i in 1:nrow(need_to_impute_groups)){
  imputed_df <- by_product2(data2, need_to_impute_groups$Product.Code[i],
                                   need_to_impute_groups$Route.Number[i],
                                   need_to_impute_groups$Activity.Group[i],
                                   need_to_impute_groups$Scheme.Group[i],
                                   need_to_impute_groups$count[i])
  data2 <- rbind(data2, imputed_df)
}
# number of data imputed by product
nrow(data2)-n_before_by_product
data2
## ---- chunk 25
# products for final analysis
products <- c("a","f","g","i","k","m","n","o","q","r","s")

# extract the interested data for analysis
final_data <- subset(data2, Product.Code %in% products & Scheme.Group == "37-60")
final_data

# do the counting again to check the missing and small sample combinations 
full_combinations3 <- expand.grid(Product.Code = products,
                                  Route.Number = unique(data$Route.Number),
                                  Activity.Group = unique(data$Activity.Group))

grouped_count4 <- grouped_counting(final_data, full_combinations3)
final_small_sample <- subset(grouped_count4, count < 10)
final_small_sample

# visualize the small sample combination after all interpolations
ggplot(final_small_sample, aes(x = count)) +
  geom_histogram(binwidth = 1, fill = "light blue", color = "black") +
  labs(x = "Count", y = "Frequency", title = "Histogram of Small Count Numbers") +
  geom_text(stat = "count", aes(label = after_stat(count)), vjust = -0.5) +
  scale_x_continuous(breaks = 1:9) +  # Set x-axis breaks from 1 to 9
  theme_minimal()

## ---- chunk 26
# compute the mean performance value for each unique group (Product.Code, Route.Number, Activity.Group)

# For activity group == "0-30%"
AG1 <- subset(final_data, Activity.Group == "0-30%")
quan_AG1 <- AG1 %>% group_by(Route.Number,Product.Code) %>%
  summarise(Mean = round(mean(Performance.Metric), 2),
            SD = round(sd(Performance.Metric),2), 
            .groups = "drop")  %>%
  arrange(Route.Number, Mean)
# range(quan_AG1$Mean)



# For activity group == "31-60%"
AG2 <- subset(final_data, Activity.Group == "31-60%")
quan_AG2 <- AG2 %>% group_by(Route.Number,Product.Code) %>%
  summarise(Mean = round(mean(Performance.Metric), 2),
            SD = round(sd(Performance.Metric),2), 
            .groups = "drop")  %>%
  arrange(Route.Number, Mean)
# range(quan_AG2$Mean)

# For activity group == "61-100%"
AG3 <- subset(final_data, Activity.Group == "61-100%")
quan_AG3 <- AG3 %>% group_by(Route.Number,Product.Code) %>%
  summarise(Mean = round(mean(Performance.Metric), 2),
            SD = round(sd(Performance.Metric),2),
            .groups = "drop")  %>%
  arrange(Route.Number, Mean)
# range(quan_AG3$Mean)


# the holistic quantative results with the counting indicating the small sample combinations
quan_result <- final_data %>% group_by(Route.Number,Product.Code,Activity.Group) %>%
  summarise(Mean = round(mean(Performance.Metric), 2),
            SD = round(sd(Performance.Metric),2),
            .groups = "drop")  %>%
  arrange(Activity.Group,Route.Number, Product.Code) %>%
  left_join(final_small_sample, by = c("Route.Number", "Product.Code", "Activity.Group"))
quan_result
## ---- chunk 27
z_value <- 1.96  # For a 95% confidence interval

# select the variables we are interested in
final_data <- final_data[c("Route.Number", "Activity.Group", "Product.Code", "Performance.Metric")]

# compute the population information for each product
populations <- final_data %>%
    group_by(Product.Code)  %>%
  summarise(N = n(),
            variance = var(Performance.Metric), 
            .groups = "drop")


# obtain the 95% confidence interval for each combination
CI <- final_data %>% group_by(Activity.Group, Route.Number, Product.Code) %>%
  summarise(Mean = mean(Performance.Metric),
            SD = sd(Performance.Metric), 
            .groups = "drop")  %>%
  arrange(Activity.Group, Route.Number, Product.Code) %>% 
  inner_join(grouped_count4, by=c("Activity.Group", "Route.Number", "Product.Code")) %>% 
  inner_join(populations, by=c("Product.Code")) %>%
  mutate(lower.bound = round(Mean - (z_value * sqrt((N*variance/count - variance)/(N-1))),2),
         upper.bound = round(Mean + (z_value * sqrt((N*variance/count - variance)/(N-1))),2)) %>%
  mutate(CI = paste("[", lower.bound, ", ", upper.bound, "]", sep = ""))



CI[c("Activity.Group", "Route.Number", "Product.Code", "Mean", "CI")]


## ---- chunk 28
summary(data$Performance.Metric)
## ---- chunk 29
# do the classification according to the quantile information of the dataset
quli_result <- quan_result %>%
  mutate(TLS = ifelse(Mean <= summary(data$Performance.Metric)["1st Qu."], "Green", 
                      ifelse(Mean > summary(data$Performance.Metric)["3rd Qu."], "Red",
                             "Yellow"))) 
quli_result
